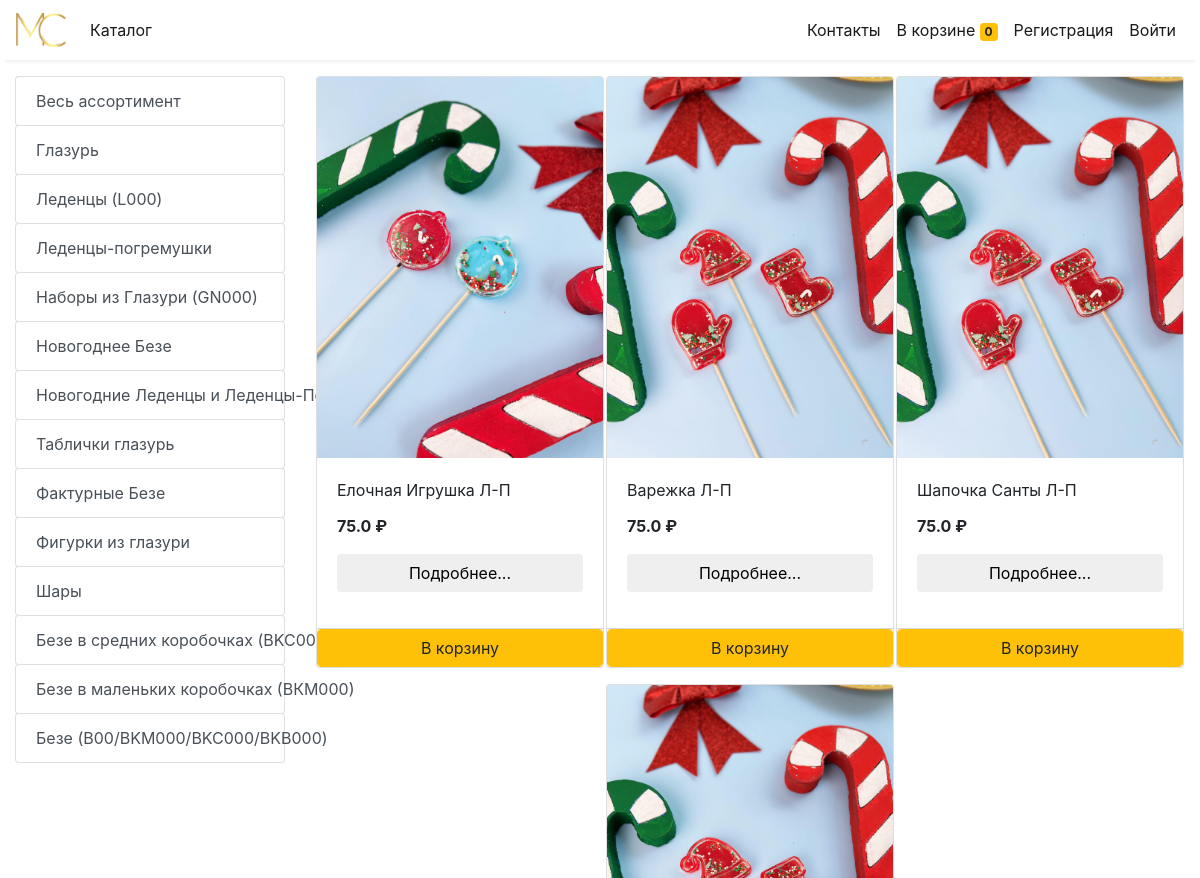
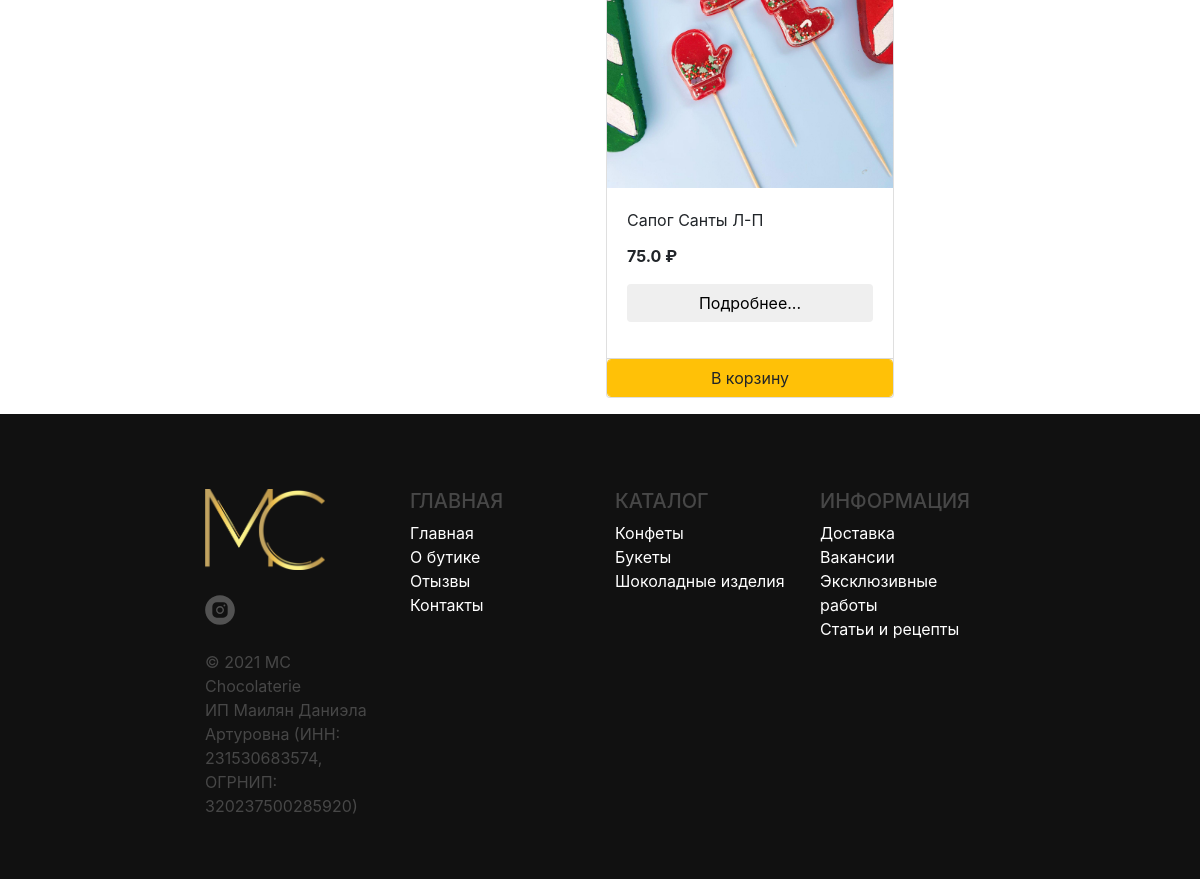
Page /store?category=27 on the committed database (2 pictures, top to bottom).
### store/models/category.py (models this page shows, shortened)
class Category(models.Model):
    name= models.CharField(max_length=50)
    @staticmethod
    def get_all_categories():
        return Category.objects.all()

### store/models/product.py (models this page shows, shortened)
class Products(models.Model):
    name = models.CharField(max_length=260, blank=True, null=True)
    price= models.IntegerField(default=0, blank=True, null=True)
    price_5k = models.FloatField(blank=True,null=True)
    price_10k = models.FloatField(blank=True,null=True)
    price_20k = models.FloatField(blank=True,null=True)
    price_many = models.FloatField(blank=True,null=True)
    kind = models.CharField(max_length=300, blank=True, null=True)
    category= models.ForeignKey(Category,on_delete=models.CASCADE,default=1, blank=True, null=True )
    description= models.CharField(max_length=250, default='', blank=True, null= True)
    photo_url = models.CharField(max_length=3000,null=True)
    author = models.ForeignKey(settings.AUTH_USER_MODEL, on_delete=models.CASCADE, blank=True, null=True)
    title = models.CharField(max_length=200, blank=True, null=True)
    description = models.CharField(max_length=300, blank=True, null=True)
    text = models.TextField(blank=True, null=True)
    article = models.CharField(max_length=20, blank=True, null=True)
    color = models.CharField(max_length=250, blank=True, null=True)
    size = models.FloatField(blank=True,null=True)
    weight = models.FloatField(blank=True,null=True)
    created_date = models.DateTimeField(default=timezone.now, blank=True, null=True)
    published_date = models.DateTimeField(blank=True, null=True)
    image= models.ImageField(upload_to='uploads/products/', blank=True, null=True)
    @staticmethod
    def get_all_products_by_categoryid(category_id):
        if category_id:
            return Products.objects.filter (category=category_id)
        else:
            return Products.get_all_products();

### store/views/home.py (the view)
# urls.py: path('' , include('store.urls'))
def store(request):
    cart = request.session.get('cart')
    if not cart:
        request.session['cart'] = {}
    products = None
    categories = Category.get_all_categories()
    categoryID = request.GET.get('category')
    if categoryID:
        products = Products.get_all_products_by_categoryid(categoryID)
    else:
        products = Products.get_all_products();
    data = {}
    data['products'] = products
    data['categories'] = categories
    print('you are : ', request.session.get('email'))
    return render(request, 'index.html', data)

### store/templatetags/cart.py (called while the page is built)
@register.filter (name='is_in_cart')
def is_in_cart(product, cart):
    keys = cart.keys ()
    for id in keys:
        if int (id) == product.id:
            return True
    return False;

### store/templatetags/custom_filter.py (called while the page is built)
@register.filter(name='currency')
def currency(number):
    return str(number)+" ₽"

### store/templates/index.html (shortened to what this page needs)
{% extends 'base.html' %}
{% block content %}
{% load cart %}
{% load custom_filter %}
<div class="container-fluid mt-3">
	<div class="row">
		<div class="col-lg-3 mx-auto">
			<div class="list-group">
				<a href="/" class="list-group-item list-group-item-action btn btn-outline-warning">Весь ассортимент</a>
				{% for category in categories %}
				<a href="/?category={{category.id}}"
					class="list-group-item list-group-item-action btn btn-outline-warning ">{{category.name}}</a>
				{% endfor %}
			</div>
		</div>
		<div id='products' class="col-lg-9 mx-auto">
			<div class="row mx-auto">
				{% for product in products %}
				<div class="card mx-auto mb-3" id={{product.id}} style="width: 18rem;">
					{% if product.image %}
						<img class="card-img-top" src="{{ product.image.url }}" alt="Card image cap" />
					{% else %}
						<a href="admin/store/products/{{ product.id }}/change/" id="{{ product.id }}" target="_blank">
						<img class="card-img-top" src="{{ product.photo_url }}" alt="Card image cap"  style="border: 1px solid red;"/>
						</a>
					{% endif %}
					<div class="card-body">
						<p class="card-title">{{product.name}}</p>
						<p class="card-text"><b>{{product.price_5k|currency}}</b></p>
						<button class="btn btn-ligth btn-block" type="button" data-toggle="modal" data-target="#modalWin{{product.id}}">
							Подробнее...
						  </button>
					</div>
					<div class="card-footer p-0 no-gutters">
						{% if product|is_in_cart:request.session.cart %}
						<div class="row no-gutters">
							<form action="/#{{product.id}}" method="post" class="col" style="display: flex; gap: 5px;">
								{% csrf_token %}
								<input hidden type="text" name='product' value='{{product.id}}'>
								<input type="submit" name='add' value=" + " class="btn btn-block btn-ligth border-left" >
								<input type="number" value="1" max="99999" min="1" name='fixed' >
								<input type="submit" name='remove' value=" - " class="btn btn-block btn-ligth border-right" >
							</form>
							<div class="text-center col btn btn-warning">{{product|cart_quantity:request.session.cart}} в корзине</div>
						</div>
						{% else %}
						<form action="/#{{product.id}}" method="POST" class="btn-block">
							<input type="submit" class="float-right btn btn-warning form-control"
								value="В корзину">
						</form>
						{% endif %}
					</div>
				</div>
				{% endfor %}
			</div>
		</div>
	</div>
</div>
{% endblock %}

### rows in the picture
Category: name "Глазурь"
Category: name "Леденцы (L000)"
Category: name "Леденцы-погремушки"
Category: name "Наборы из Глазури (GN000)"
Category: name "Новогоднее Безе"
Category: name "Новогодние Леденцы и Леденцы-Погремушки"
Category: name "Таблички глазурь"
Category: name "Фактурные Безе"
Category: name "Фигурки из глазури"
Category: name "Шары"
Category: name "Безе в средних коробочках (BKC000)"
Category: name "Безе в маленьких коробочках (ВКМ000)"
Category: name "Безе (B00/BKM000/BKC000/BKB000)"
Products: image (picture), name "Елочная Игрушка Л-П", price_5k "75.0 ₽"
Products: image (picture), name "Варежка Л-П", price_5k "75.0 ₽"
Products: image (picture), name "Шапочка Санты Л-П", price_5k "75.0 ₽"
Products: image (picture), name "Сапог Санты Л-П", price_5k "75.0 ₽"

### other values in the picture
{{ request.session.cart.keys|length }} "0"
